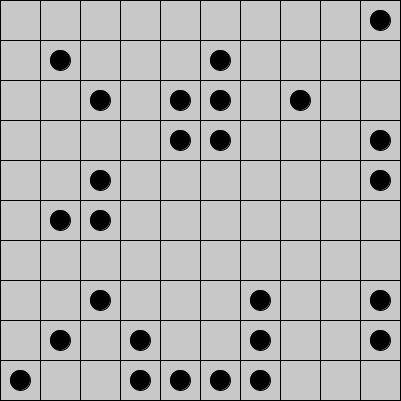
Frame 1 (no input)
Frame 60 (the mouse pressed at the canvas centre just before this capture): identical to frame 1, image omitted
Frame 120 (the mouse held since frame 60 and released just before this capture): identical to frame 1, image omitted

The Processing sketch that drew this single still picture (run headless with seeded random() and noise(); from frame 60 on, the mouse is pressed at the canvas centre):

// Processing sketch: minesweeper
// ── minesweeper.pde
//MineSweeper
ArrayList<Cell> Cells;

int cellCount = 10;

void setup() {
  size(401, 401);
  Cells = new ArrayList<Cell>();
  int index = 0;
  for (int i = 0; i < cellCount; i++) {
    for (int j = 0; j < cellCount; j++) {
      Cells.add(new Cell(i, j, 40, index));
      index++;
    }
  }
}

void draw() {
  for (Cell c : Cells) {
    c.show();
  }
}
// ── cell.pde
class Cell {

  int x;
  int y;
  int w;
  int index;
  boolean mine;
  boolean revealed;
  Cell(int x, int y, int w, int index) {
    this.x = x;
    this.y = y;
    this.w = w;
    this.index = index;
    if (random(1) < .2) {
      mine = true;
    }
    revealed = true;
  }

  void show() {
    stroke(0);
    fill(250);
    rect(x * w, y * w, w, w);
    if (revealed) {
      stroke(0);
      fill(200);
      rect(x * w, y * w, w, w);
      if (mine) {
        //ellipseMode(CORNER);
        fill(0);
        ellipse(x * w + w/2, y * w + w/2, w - w/2, w - w/2);
      }
    }
  }
}
